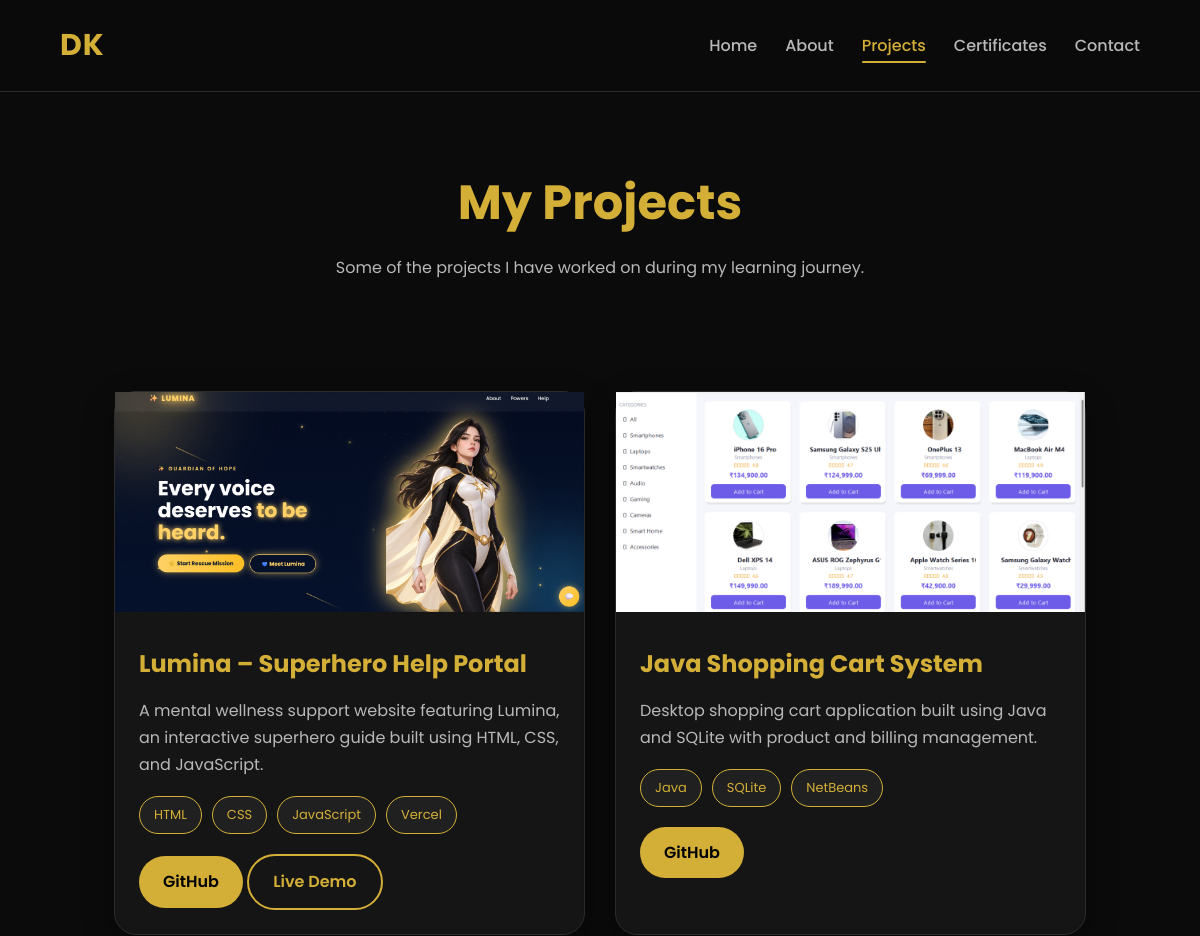
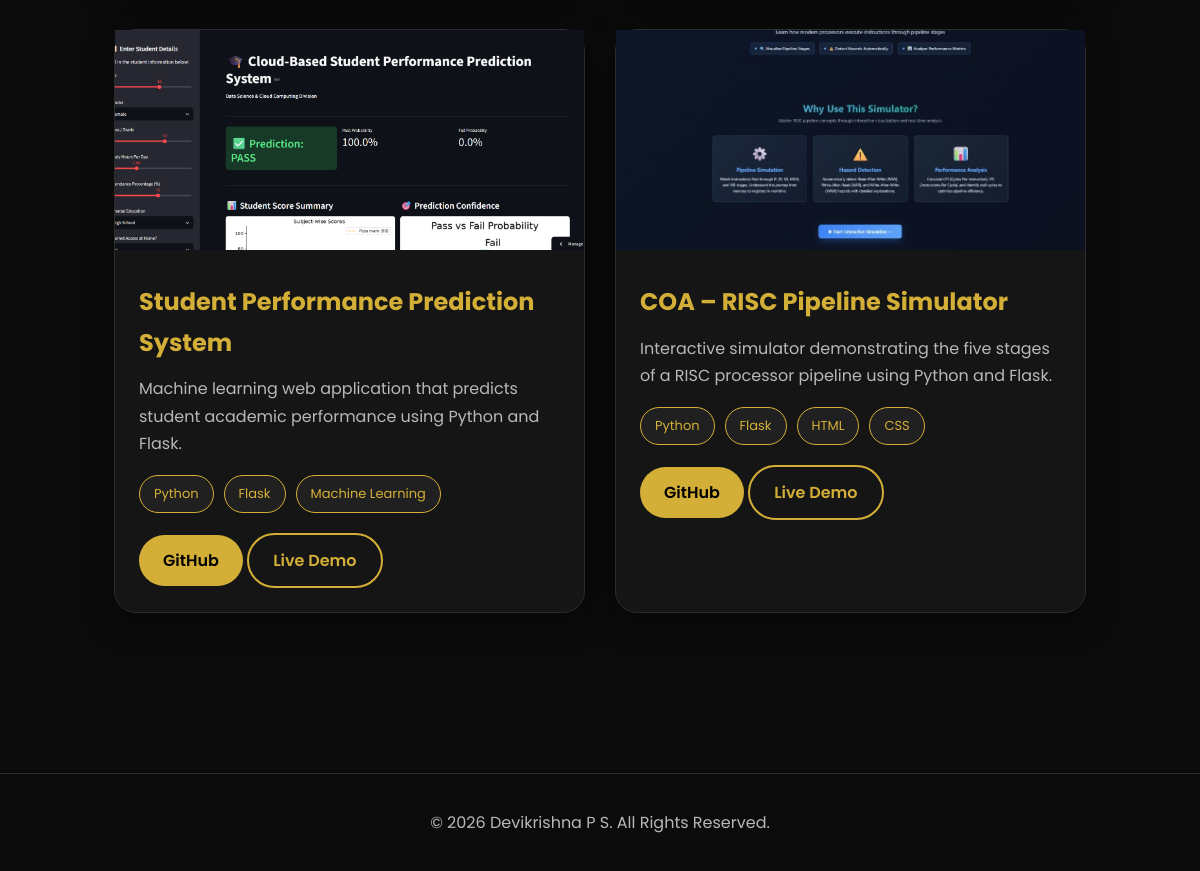
The app's page /projects with its own data (2 pictures, top to bottom).
### tables this page shows
CREATE TABLE projects (
    id INTEGER PRIMARY KEY AUTOINCREMENT,
    title TEXT NOT NULL,
    description TEXT NOT NULL,
    technologies TEXT NOT NULL,
    github TEXT,
    demo TEXT,
    image TEXT
);

### app.py (the view)
@app.route("/projects")
def projects():
    conn = sqlite3.connect("portfolio.db")
    conn.row_factory = sqlite3.Row
    cursor = conn.cursor()
    cursor.execute("SELECT * FROM projects")
    projects = cursor.fetchall()
    conn.close()
    return render_template("projects.html", projects=projects)

### templates/projects.html (shortened to what this page needs)
<!DOCTYPE html>
<html lang="en">
<head>
  <link rel="stylesheet" href="{{ url_for('static', filename='css/style.css') }}">
</head>
<body>
<header>
  <nav class="navbar">
    <h2 class="logo">DK</h2>
    <ul class="nav-links">
  <li><a href="{{ url_for('home') }}">Home</a></li>
  <li><a href="{{ url_for('about') }}">About</a></li>
  <li><a href="{{ url_for('projects') }}" class="active">Projects</a></li>
  <li><a href="{{ url_for('certificates') }}">Certificates</a></li>
  <li><a href="{{ url_for('contact') }}">Contact</a></li>
</ul>
  </nav>
</header>
<section class="page-title">
  <h1>My Projects</h1>
  <p>Some of the projects I have worked on during my learning journey.</p>
</section>
<section class="projects-grid">
 <section class="projects-grid">
  {% for project in projects %}
  <div class="project-card">
    <img src="{{ url_for('static', filename='images/' + project['image']) }}"
         alt="{{ project['title'] }}">
    <div class="project-content">
      <h2>{{ project['title'] }}</h2>
      <p>{{ project['description'] }}</p>
      <div class="tech-tags">
        {% for tech in project['technologies'].split(', ') %}
          <span>{{ tech }}</span>
        {% endfor %}
      </div>
      <div class="project-buttons">
        <a href="{{ project['github'] }}"
           target="_blank"
           class="btn-small">
          GitHub
        </a>
        {% if project['demo'] %}
        <a href="{{ project['demo'] }}"
           target="_blank"
           class="btn-small-outline">
          Live Demo
        </a>
        {% endif %}
      </div>
    </div>
  </div>
  {% endfor %}
</section>
</section>
<footer>
  <p>© 2026 Devikrishna P S. All Rights Reserved.</p>
</footer>
</body>
</html>

### static/css/style.css (style rules this page uses)
:root { --bg:#0B0B0B; --surface:#151515; --surface-light:#1E1E1E; --gold:#D4AF37; --gold-light:#F4D76A; --text:#FFFFFF; --text-secondary:#B8B8B8; --border:#2C2C2C; --shadow:0 10px 30px rgba(0,0,0,.35); }
* { margin:0; padding:0; box-sizing:border-box; font-family:'Poppins',sans-serif; }
html { scroll-behavior:smooth; }
body { background:var(--bg); color:var(--text); line-height:1.7; }
header { position:sticky; top:0; background:rgba(11,11,11,.92); backdrop-filter:blur(10px); border-bottom:1px solid var(--border); z-index:1000; }
.navbar { width:90%; max-width:1200px; margin:auto; display:flex; justify-content:space-between; align-items:center; padding:20px 0; }
.logo { color:var(--gold); font-size:30px; font-weight:700; letter-spacing:1px; }
.nav-links { list-style:none; display:flex; gap:28px; }
.nav-links a { text-decoration:none; color:var(--text-secondary); font-weight:500; transition:.3s; }
.nav-links a:hover, .nav-links a.active { color:var(--gold); }
.btn, .btn-outline, .btn-small, .btn-small-outline { padding:12px 24px; border-radius:30px; text-decoration:none; font-weight:600; transition:.3s ease; display:inline-block; }
.btn, .btn-small { background:var(--gold); color:#000; }
.btn-outline, .btn-small-outline { border:2px solid var(--gold); color:var(--gold); background:transparent; }
.page-title { text-align:center; padding:70px 20px 30px; }
.page-title h1 { font-size:48px; color:var(--gold); margin-bottom:10px; }
.page-title p { color:var(--text-secondary); }
.about-preview, .about-card, .project-card, .certificate-card, .contact-item, .skill-card { background:var(--surface); border:1px solid var(--border); border-radius:22px; box-shadow:var(--shadow); transition:.35s; }
.projects-grid { width:90%; max-width:1200px; margin:40px auto 80px; display:grid; grid-template-columns:repeat(auto-fit,minmax(320px,1fr)); gap:30px; }
.project-card img { width:100%; height:220px; object-fit:cover; }
.project-content { padding:24px; }
.project-content h2 { color:var(--gold); margin-bottom:12px; }
.project-content p { color:var(--text-secondary); margin-bottom:18px; }
.tech-tags { display:flex; flex-wrap:wrap; gap:10px; margin-bottom:20px; }
.tech-tags span { background:#202020; color:var(--gold); border:1px solid var(--gold); padding:7px 14px; border-radius:20px; font-size:13px; }
footer { text-align:center; padding:35px 20px; border-top:1px solid var(--border); color:var(--text-secondary); }
.nav-links a.active { color: var(--gold); position: relative; }
.nav-links a.active::after { content: ""; position: absolute; left: 0; bottom: -6px; width: 100%; height: 2px; background: var(--gold); border-radius: 2px; }

### records on screen
projects: image (picture), title "Lumina – Superhero Help Portal", description "A mental wellness support website featuring Lumina, an interactive superhero guide built using HTML, CSS, and JavaScript.", tech "HTML" "CSS" "JavaScript" "Vercel"
projects: image (picture), title "Java Shopping Cart System", description "Desktop shopping cart application built using Java and SQLite with product and billing management.", tech "Java" "SQLite" "NetBeans"
projects: image (picture), title "Student Performance Prediction System", description "Machine learning web application that predicts student academic performance using Python and Flask.", tech "Python" "Flask" "Machine Learning"
projects: image (picture), title "COA – RISC Pipeline Simulator", description "Interactive simulator demonstrating the five stages of a RISC processor pipeline using Python and Flask.", tech "Python" "Flask" "HTML" "CSS"
